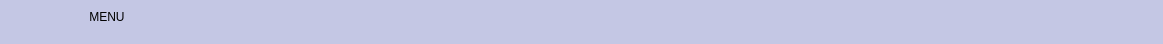
     <widget class="QFrame" name="frame_superior">
      <property name="minimumSize">
       <size>
        <width>0</width>
        <height>35</height>
       </size>
      </property>
      <property name="maximumSize">
       <size>
        <width>16777215</width>
        <height>50</height>
       </size>
      </property>
      <property name="styleSheet">
       <string notr="true">
QFrame{
border-top-left-radius: 20px;
border-bottom-left-radius: 20px;

background-color: #C4C7E4;
}
</string>
      </property>
      <property name="frameShape">
       <enum>QFrame::StyledPanel</enum>
      </property>
      <property name="frameShadow">
       <enum>QFrame::Raised</enum>
      </property>
      <widget class="QPushButton" name="bt_minimizar">
       <property name="geometry">
        <rect>
         <x>1050</x>
         <y>0</y>
         <width>36</width>
         <height>35</height>
        </rect>
       </property>
       <property name="minimumSize">
        <size>
         <width>35</width>
         <height>35</height>
        </size>
       </property>
       <property name="styleSheet">
        <string notr="true">QPushButton{
border:0px;
}

QPushButton:hover{
border:5px solid #aa00ff;
background-color:#ffff00;

}
</string>
       </property>
       <property name="text">
        <string/>
       </property>
       <property name="icon">
        <iconset>
         <normaloff>minimizar.png</normaloff>minimizar.png</iconset>
       </property>
       <property name="iconSize">
        <size>
         <width>32</width>
         <height>32</height>
        </size>
       </property>
       <property name="flat">
        <bool>false</bool>
       </property>
      </widget>
      <widget class="QPushButton" name="bt_restaurar">
       <property name="geometry">
        <rect>
         <x>1020</x>
         <y>0</y>
         <width>34</width>
         <height>30</height>
        </rect>
       </property>
       <property name="maximumSize">
        <size>
         <width>35</width>
         <height>35</height>
        </size>
       </property>
       <property name="styleSheet">
        <string notr="true">QPushButton{
border:0px;

}

QPushButton:hover{
border:5px solid #aa00ff;
background-color:#55ff00;

}
</string>
       </property>
       <property name="text">
        <string/>
       </property>
       <property name="icon">
        <iconset>
         <normaloff>restaurar.png</normaloff>restaurar.png</iconset>
       </property>
       <property name="iconSize">
        <size>
         <width>30</width>
         <height>30</height>
        </size>
       </property>
      </widget>
      <widget class="QPushButton" name="bt_maximizar">
       <property name="geometry">
        <rect>
         <x>1084</x>
         <y>0</y>
         <width>35</width>
         <height>35</height>
        </rect>
       </property>
       <property name="maximumSize">
        <size>
         <width>35</width>
         <height>35</height>
        </size>
       </property>
       <property name="styleSheet">
        <string notr="true">QPushButton{
border:0px;

}

QPushButton:hover{
border:5px solid #aa00ff;
background-color:#55ff00;

}
</string>
       </property>
       <property name="text">
        <string/>
       </property>
       <property name="icon">
        <iconset>
         <normaloff>maximizar.png</normaloff>maximizar.png</iconset>
       </property>
       <property name="iconSize">
        <size>
         <width>32</width>
         <height>32</height>
        </size>
       </property>
      </widget>
      <widget class="QPushButton" name="bt_cerrar">
       <property name="geometry">
        <rect>
         <x>1119</x>
         <y>1</y>
         <width>35</width>
         <height>32</height>
        </rect>
       </property>
       <property name="maximumSize">
        <size>
         <width>35</width>
         <height>16777215</height>
        </size>
       </property>
       <property name="styleSheet">
        <string notr="true">QPushButton{
border:0px;

}

QPushButton:hover{
border:5px solid #aa00ff;
background-color:red;

}
</string>
       </property>
       <property name="text">
        <string/>
       </property>
       <property name="icon">
        <iconset>
         <normaloff>cerrar.png</normaloff>cerrar.png</iconset>
       </property>
       <property name="iconSize">
        <size>
         <width>32</width>
         <height>32</height>
        </size>
       </property>
      </widget>
      <widget class="QPushButton" name="bt_menu">
       <property name="geometry">
        <rect>
         <x>2</x>
         <y>1</y>
         <width>200</width>
         <height>32</height>
        </rect>
       </property>
       <property name="minimumSize">
        <size>
         <width>200</width>
         <height>0</height>
        </size>
       </property>
       <property name="maximumSize">
        <size>
         <width>200</width>
         <height>16777215</height>
        </size>
       </property>
       <property name="styleSheet">
        <string notr="true">QPushButton{
background-color: #C4C7E4;
font: 87 12pt &quot;Arial Black&quot;;
border-radius:0px;
}

QPushButton:hover{
background-color: white;
font: 87 12pt &quot;Arial Black&quot;;

}
</string>
       </property>
       <property name="text">
        <string>    MENU </string>
       </property>
       <property name="icon">
        <iconset>
         <normaloff>barra-de-menus.png</normaloff>barra-de-menus.png</iconset>
       </property>
       <property name="iconSize">
        <size>
         <width>32</width>
         <height>32</height>
        </size>
       </property>
       <property name="autoDefault">
        <bool>false</bool>
       </property>
       <property name="default">
        <bool>false</bool>
       </property>
       <property name="flat">
        <bool>false</bool>
       </property>
      </widget>
     </widget>
